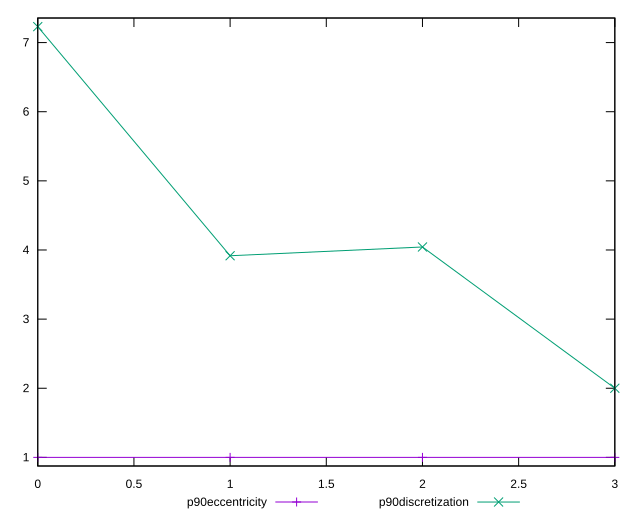

The gnuplot source for this figure:
reset

$p90Eccentricity <<EOF
0 0.9999999999999999
1 1.0000000000000002
2 1.0000000000000007
3 1.0000000000000002
EOF

$p90Discretization <<EOF
0 7.230769230769231
1 3.9166666666666665
2 4.043478260869565
3 2
EOF

set key outside below
set xrange [0:3]
set yrange [0.8753846153846153:7.355384615384615]
set trange [0.8753846153846153:7.355384615384615]
set terminal svg size 640, 520 enhanced background rgb 'white'
set output "report/report_00029_2021-02-24T13-36-40.390Z/meta/score/progression/eccentricity.svg"

plot $p90Eccentricity title "p90eccentricity" with linespoints, \
     $p90Discretization title "p90discretization" with linespoints

reset
